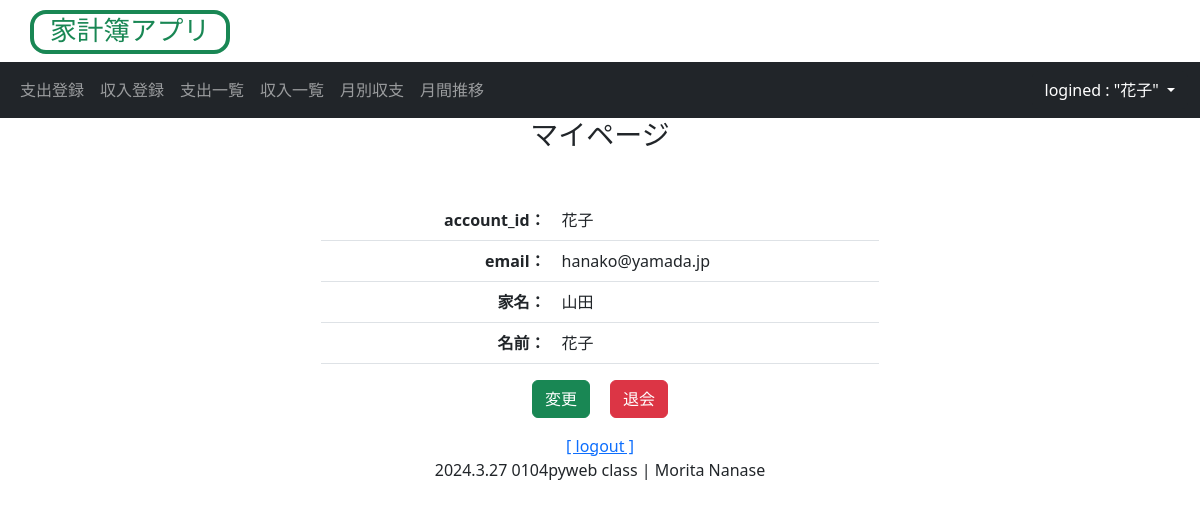
The page /mypage/ (signed in) on the database as committed earlier.
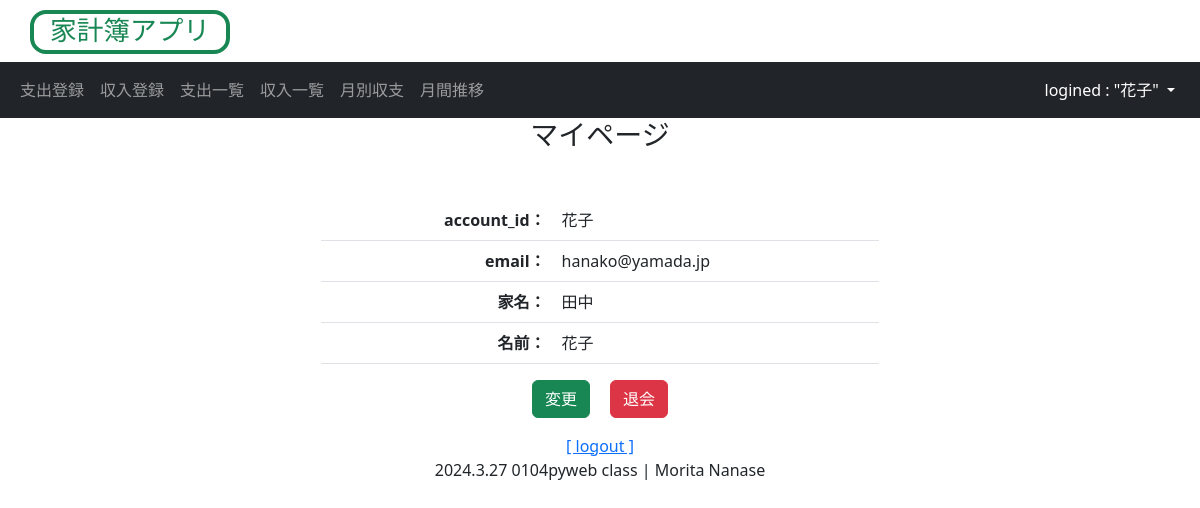
The same page on the database as committed later.
### accounts/models.py (models this page shows, shortened)
class User(AbstractBaseUser, PermissionsMixin):
    account_id = models.CharField(
        verbose_name=_("account_id"),
        unique=True,
        max_length=10
    )
    email = models.EmailField(
        verbose_name=_("email"),
        unique=True
    )
    family_name = models.ForeignKey(
        Family,
        verbose_name=_("家名"),
        on_delete=models.SET_NULL,
        default=None,  # デフォルト値
        null=True,
        blank=True
    )
    first_name = models.CharField(
        verbose_name=_("名前"),
        max_length=150,
        null=True,
        blank=True
    )
    is_superuser = models.BooleanField(
        verbose_name=_("is_superuer"),
        default=False
    )
    is_staff = models.BooleanField(
        verbose_name=_('staff status'),
        default=True,
    )
    is_active = models.BooleanField(
        verbose_name=_('active'),
        default=True,
    )
    created_at = models.DateTimeField(
        verbose_name=_("created_at"),
        auto_now_add=True
    )
    updated_at = models.DateTimeField(
        verbose_name=_("updateded_at"),
        auto_now=True
    )
    objects = UserManager()
    USERNAME_FIELD = 'account_id' # ログイン時、ユーザー名の代わりにaccount_idを使用
    REQUIRED_FIELDS = ['email']  # スーパーユーザー作成時にemailも設定
    def __str__(self):
        return self.account_id

class Family(models.Model):
    family_name = models.CharField(
            verbose_name=_("家名"),
            max_length=150,
            unique=True,
            null=True,
            blank=False
        )
    class Meta:
        ordering = ('id',)

### accounts/views.py (the view)
# urls.py: path('mypage/', views.MyPageList.as_view(), name="mypage"),
class MyPageList(LoginRequiredMixin, ListView):
    template_name = 'accounts/mypage.html'
    model = User
    def get_queryset(self):
        login_user = self.request.user  # ログイン中のユーザーを取得
        queryset = super().get_queryset() # PaymentList.objects.all()と同等
        queryset = queryset.filter(account_id=login_user)
        return queryset
    def get_context_data(self, **kwargs): # オーバーライド
        context = super().get_context_data(**kwargs)  # 親クラスの get_context_dataメソッドを実行
        context['page_title'] = 'マイページ'
        return context # テンプレートへcontextを渡す

### money/my_context_processor.py (called while the page is built)
def common(request): # 家計簿アプリの共通コンテクスト
    now = timezone.now()
    return {"now_year": now.year,
            "now_month": now.month}

### accounts/templates/accounts/mypage.html (shortened to what this page needs)
{% extends 'money/base.html' %}
{% block title %}
  <div class="h3 text-center">{{ page_title }}</div>
{% endblock %}
{% block content %}
  {% for list in object_list %}
  <div style="width:50%" class="mt-5 mx-auto text-center">
    <table class="table">
      <tr><th class='text-end'>account_id：</th><td class='text-start'>{{ list.account_id }}</td></tr>
      <tr><th class='text-end'>email：</th><td class='text-start'>{{ list.email }}</td></tr>
      <tr><th class='text-end'>家名：</th><td class='text-start'>{{ list.family_name.family_name }}</td></tr>
      <tr><th class='text-end'>名前：</th><td class='text-start'>{{ list.first_name }}</td></tr>
    </table>
  </div>
<div class="mt-3 mx-auto text-center">
  <a class="btn btn-success" href="{% url 'accounts:user_update' list.pk %}">変更</a>&emsp;
  <a class="btn btn-danger" href="{% url 'accounts:user_delete' list.pk %}">退会</a>
</div>
  {% endfor %}
{% endblock %}

### money/templates/money/base.html (shortened to what this page needs)
{% load static %}
<!DOCTYPE html>
<html lang="ja">
<head>
  <link href="https://cdn.jsdelivr.net/npm/bootstrap@5.3.0/dist/css/bootstrap.min.css" rel="stylesheet"
>
</head>
<body>
  <header>
    <div style="width:200px" class="h1 pb-1 text-center border border-success border-4 rounded-4">
      <a href="{% url 'money:payment_list' %}" class="link-success link-offset-2 link-underline link-underline-opacity-0">
      家計簿アプリ</a></div>
    <nav class="navbar fixed-top navbar-expand navbar-dark bg-dark">
      <div class="container-fluid">
        <div class="collapse navbar-collapse" id="navbarNavDarkDropdown">
          {% if user.is_authenticated %}
          <ul style="width:100%" class="navbar-nav mr-auto">
            <li class="nav-item">
              <a class="nav-link" href="{% url 'money:payment_create'%}">支出登録</a>
            </li>
            <li class="nav-item">
              <a class="nav-link" href="{% url 'money:income_create'%}">収入登録</a>
            </li>
            <li class="nav-item">
              <a class="nav-link" href="{% url 'money:payment_list' %}">支出一覧</a>
            </li>
            <li class="nav-item">
              <a class="nav-link" href="{% url 'money:income_list'%}">収入一覧</a>
            </li>
            <li class="nav-item">
              <a class="nav-link" href="{% url 'money:month_graph' now_year now_month%}">月別収支</a>
            </li>
            <li class="nav-item">
              <a class="nav-link" href="{% url 'money:month_transition' %}">月間推移</a>
            </li>
          </ul>
          <ul class="navbar-nav">
            <li class="nav-item dropdown">
              <button class="btn btn-dark dropdown-toggle" data-bs-toggle="dropdown" aria-expanded="false">
                logined : "{{ user.account_id }}"
              </button>
            </li>
          </ul>
          {% endif %}
        </div>
      </div>
    </nav>
  </header>
  <div class="layout">
      {% block title %}{% endblock %}
  </div>
  <div class="container">
        {% block content %}{% endblock %}
  </div>
  <footer>
  {% if user.is_authenticated %}
    <div class="my-3 text-center">
        <span class="font-weight-bold">
            <a href="/logout?next=">[ logout ]</a>
        </span>
        <span class="float-right">
          <div>2024.3.27 0104pyweb class | Morita Nanase</div>
        </span>
    </div>
  {% endif %}
  </footer>
</body>
</html>

Rows that differ between the two databases and show on the page:
changed User "花子": family_name.family_name "山田" → "田中"
